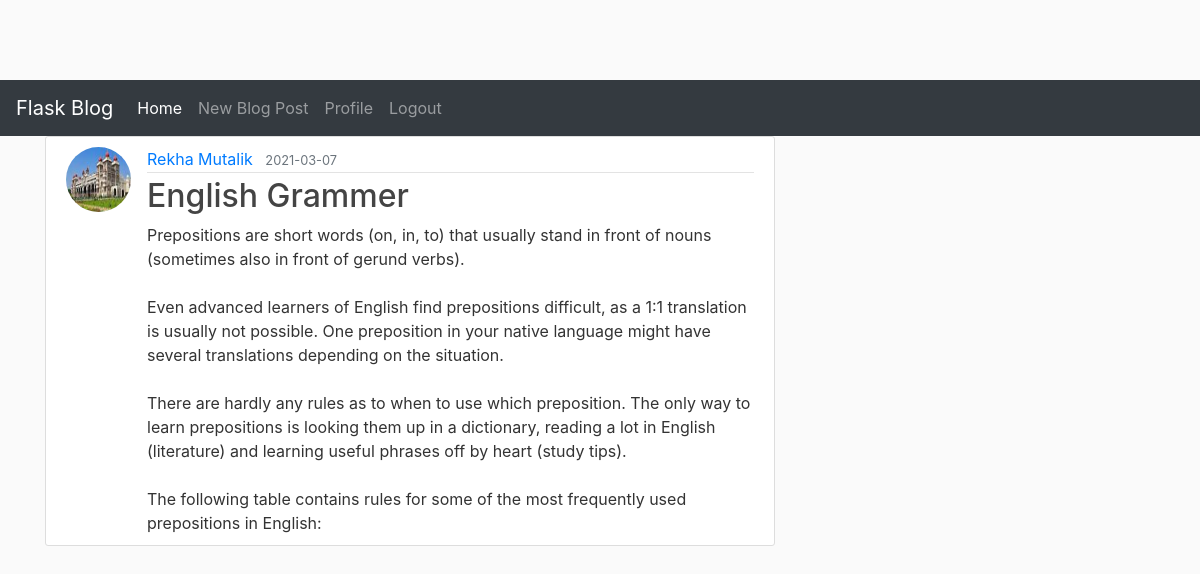
Screenshot of /post/5 (signed in) with the database file from the repository.
### flaskblog/models.py (models this page shows, shortened)
class User(db.Model,UserMixin):
  id = db.Column(db.Integer, primary_key=True)
  username = db.Column(db.String(20), unique=True, nullable=False)
  email = db.Column(db.String(120), unique=True, nullable=False)
  image_file = db.Column(db.String(120), nullable=False, default='default.jpg')
  password = db.Column(db.String(120), nullable=False)
  posts = db.relationship('Post',backref='author',lazy=True)

class Post(db.Model):
  id = db.Column(db.Integer, primary_key=True)
  title = db.Column(db.String(200),nullable=False)
  date_posted = db.Column(db.DateTime,nullable=False,default=datetime.utcnow)
  content = db.Column(db.Text,nullable=False)
  user_id = db.Column(db.Integer,db.ForeignKey('user.id'),nullable=False)

### flaskblog/routes.py (the view)
@app.route('/post/<int:post_id>')
def post_detail(post_id):
  post = Post.query.get_or_404(post_id)
  return render_template('post.html',title=post.title,post=post)

### flaskblog/models.py (called while the page is built)
@login_manager.user_loader
def load_user(user_id):
  return User.query.get(int(user_id))

### flaskblog/templates/post.html (shortened to what this page needs)
{% extends 'layout.html' %}
{% block content %}
    <article class="media content-section">
        <img class="rounded-circle article-img"
        src="{{ url_for('static' ,filename='profile_pics/' + post.author.image_file) }}">
            <div class="media-body">
                <div class="article-metadata">
                    <a class="mr-2" href="{{url_for('account')}}">{{ post.author.username }}</a>
                    <small class="text-muted">{{ post.date_posted.strftime('%Y-%m-%d') }}</small>
                 </div>
            <h2 class="article-title">{{ post.title }}</h2>
            <a class="article-content">{{ post.content }}</a>
            </div>
    </article>
{% endblock content %}

### flaskblog/static/main.css (style rules this page uses)
body { background: #fafafa; color: #333333; margin-top: 5rem; }
h1, h2, h3, h4, h5, h6 { color: #444444; }
.content-section { background: #ffffff; padding: 10px 20px; border: 1px solid #dddddd; border-radius: 3px; margin-bottom: 20px; }
.article-title { color: #444444; }
.article-content { white-space: pre-line; }
.article-img { height: 65px; width: 65px; margin-right: 16px; }
.article-metadata { padding-bottom: 1px; margin-bottom: 4px; border-bottom: 1px solid #e3e3e3 }

### rows the page displays
User: image_file (picture), author.username "Rekha Mutalik"
Post: date_posted "2021-03-07", title "English Grammer", content "Prepositions are short words (on, in, to) that usually stand in front of nouns (sometimes also in front of gerund verbs). Even advanced learners of English find prepositions difficult, as a 1:1 translation is usually not possible. One preposition in your native language might have several translations depending on the situation. There are hardly any rules as to when to use which preposition. The only way to learn prepositions is looking them up in a dictionary, reading a lot in English (literature) and learning useful phrases off by heart (study tips). The following table contains rules for some of the most frequently used prepositions in English:"
